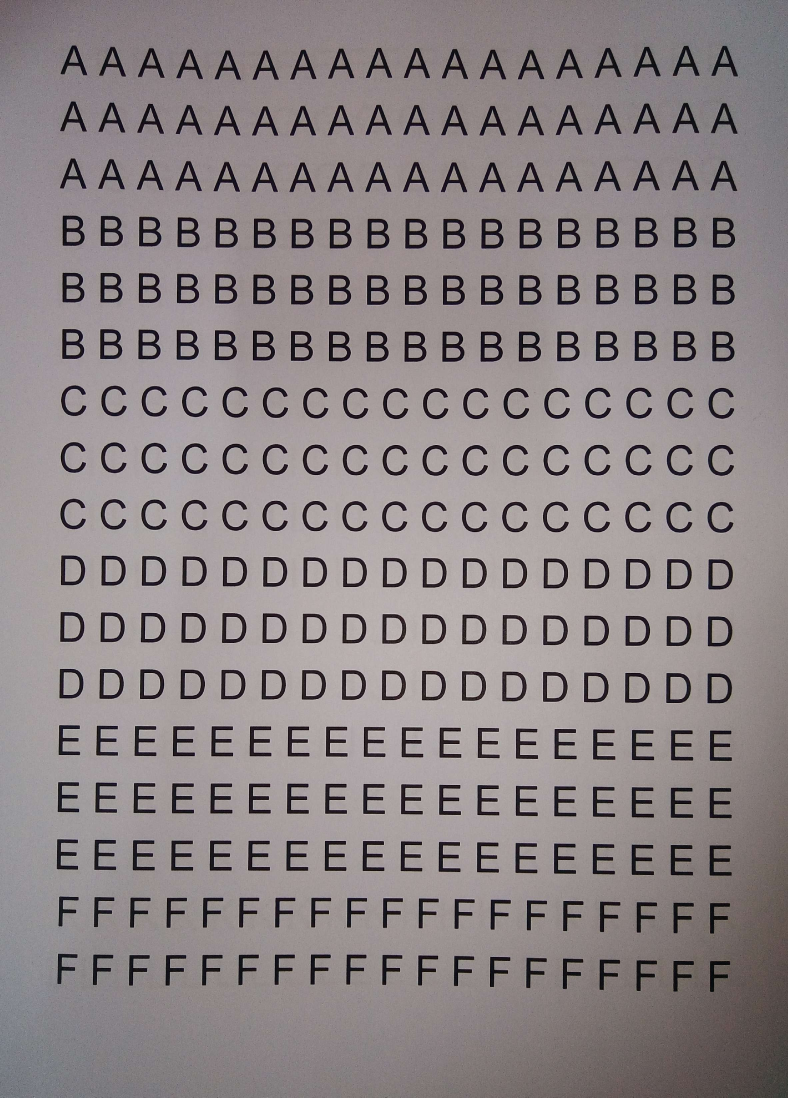
#> input picture assets/img/training/set-1.jpg, 2364 x 3292 px (shown at 1/3 size); its folder holds 4 pictures in this run
$ python train.py   (older library calls are emulated)
#> lines starting #> are read from the running program, lines starting #| are printed output that depends on the picture
### app/__init__.py
# __init__.py
#
# Copyright(c) Exequiel Ceasar Navarrete <esnavarrete1@up.edu.ph>
# Licensed under MIT
# Version 1.0.0-alpha3

import os
import sys
import cv2
import glob
import numpy as np

def create_cv_im_instance(image_path):
#> called with image_path = 'assets/img/training/set-1.jpg'
  return {
    'path': image_path,
    'cv_im': cv2.imread(image_path)
  }

# TODO: replace sys.exists(1) with a custom exception
def create_cv_im_instances_from_dir(image_dir_path, **kwargs):
  file_exts = kwargs.get('file_exts', ['jpg', 'png'])

  if not os.path.exists(image_dir_path):
    print(f'Directory of Images: {image_dir_path} does not exist')
    sys.exit(1)

  # get all images in the directory that matches the extensions provided
  images = []
  for ext in file_exts:
    images.extend(glob.glob(f"{image_dir_path}/*.{ext}"))

  # terminate if no images are found
  if len(images) == 0:
    print(f'No images in the source directory {image_dir_path}')
    sys.exit(1)

  # convert images list to cv image instances list
  return list(map(create_cv_im_instance, images))
#> call 2 of create_cv_im_instance, with image_path = 'assets/img/training/set-2.jpg'
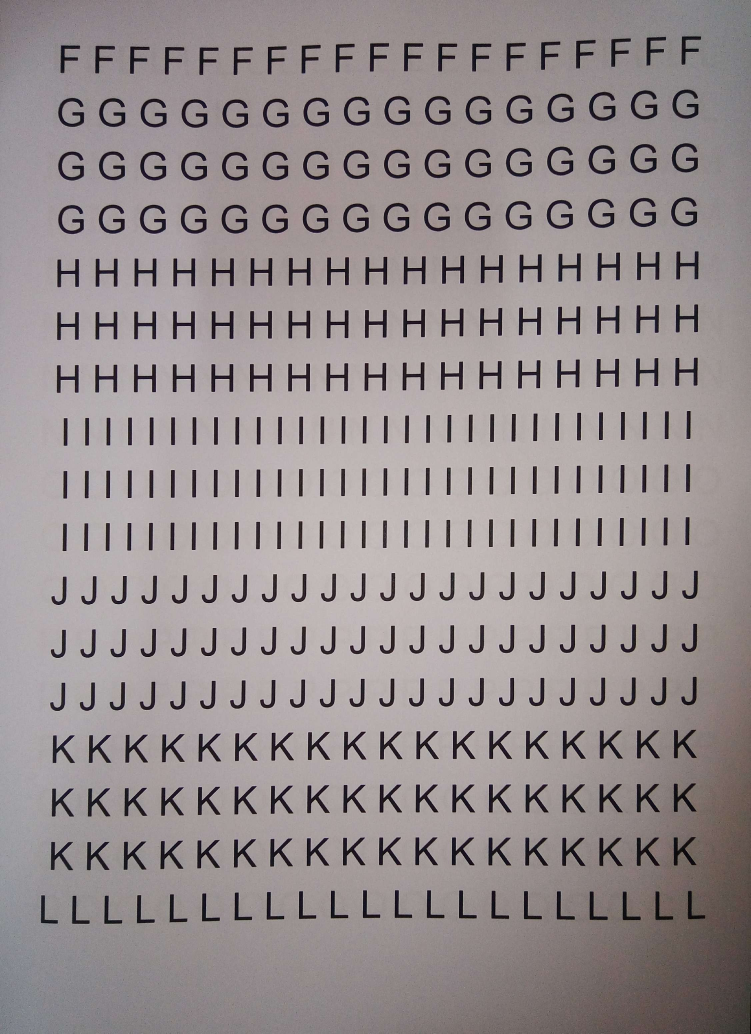
#> input picture assets/img/training/set-2.jpg, 2252 x 3100 px (shown at 1/3 size)
#> call 3 of create_cv_im_instance, with image_path = 'assets/img/training/set-3.jpg'
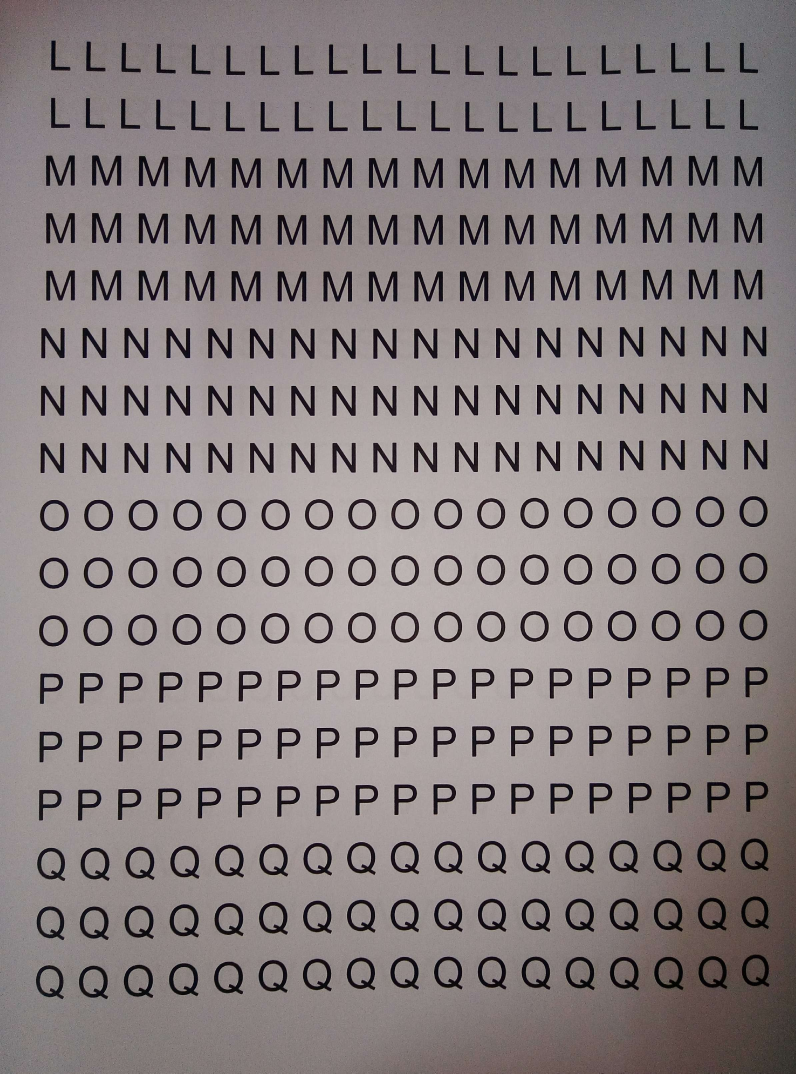
#> input picture assets/img/training/set-3.jpg, 2388 x 3220 px (shown at 1/3 size)
#> call 4 of create_cv_im_instance, with image_path = 'assets/img/training/set-4.jpg'
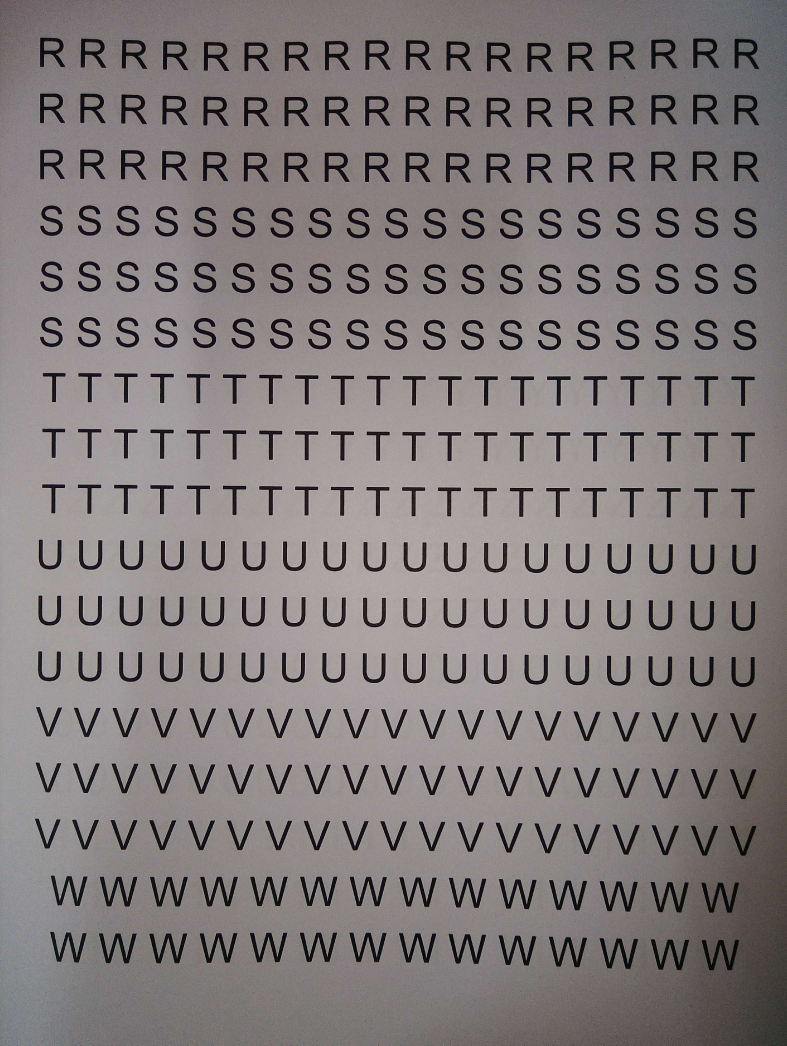
#> input picture assets/img/training/set-4.jpg, 2360 x 3136 px (shown at 1/3 size)

# TODO: "can be possibly" made more cleaner by using function currying and map-reduce
# [73 lines left out: functions matches_contours, create_binary_image, imclearborder, not called in this run]

### app/ocr.py
# ocr.py
#
# Copyright(c) Exequiel Ceasar Navarrete <esnavarrete1@up.edu.ph>
# Licensed under MIT
# Version 1.0.0-alpha3

import os
import sys
import cv2
import glob
import string
import numpy as np
from app import create_binary_image, imclearborder, matches_contours

# In ASCII numbers (0-9 and lowercase/uppercase letters)
VALID_CHARACTERS = [ord(char) for char in string.digits + string.ascii_letters]

# Resized image dimensions
RESIZED_IMAGE_WIDTH = 30
RESIZED_IMAGE_HEIGHT = 30

# TODO: add checking if the passed image is a grayscale image
# TODO: replace sys.exists(1) with a custom exception
def create_knowledgebase(cv_img_instances, data_dst, **kwargs):
  border_radius = kwargs.get('border_radius', 50)
  show_logs = kwargs.get('show_logs', True)
  contour_match_threshold = kwargs.get('contour_match_threshold', 0.25)
  clean_near_border_pixels = kwargs.get('clean_near_border_pixels', True)

  if not os.path.exists(data_dst):
    print(f'Destination of Data: {data_dst} does not exist')
#> (the run stopped early here; a loop or call above may not have finished)
